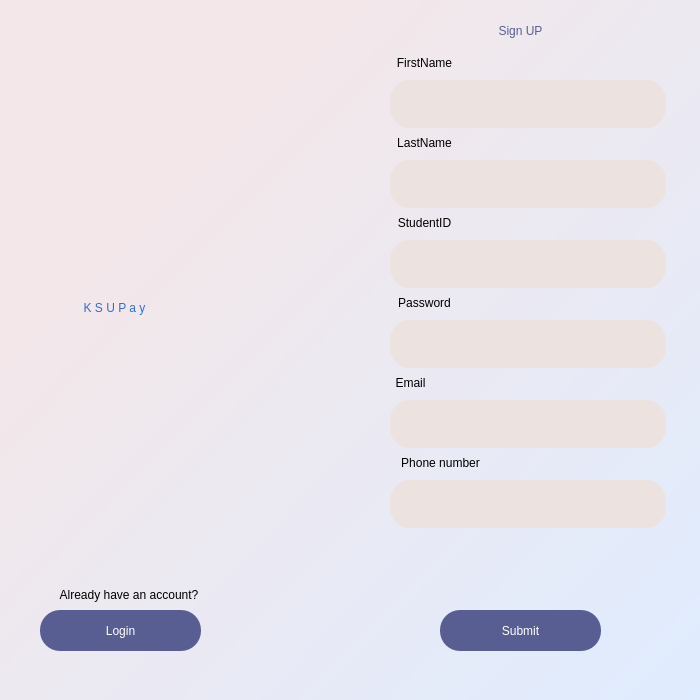
<?xml version="1.0" encoding="UTF-8"?>
<ui version="4.0">
 <class>MainWindow</class>
 <widget class="QMainWindow" name="MainWindow">
  <property name="geometry">
   <rect>
    <x>0</x>
    <y>0</y>
    <width>700</width>
    <height>700</height>
   </rect>
  </property>
  <property name="sizePolicy">
   <sizepolicy hsizetype="Minimum" vsizetype="Minimum">
    <horstretch>0</horstretch>
    <verstretch>0</verstretch>
   </sizepolicy>
  </property>
  <property name="windowTitle">
   <string>MainWindow</string>
  </property>
  <widget class="QWidget" name="centralwidget">
   <property name="enabled">
    <bool>true</bool>
   </property>
   <property name="sizePolicy">
    <sizepolicy hsizetype="Preferred" vsizetype="Preferred">
     <horstretch>0</horstretch>
     <verstretch>0</verstretch>
    </sizepolicy>
   </property>
   <property name="minimumSize">
    <size>
     <width>700</width>
     <height>700</height>
    </size>
   </property>
   <property name="autoFillBackground">
    <bool>false</bool>
   </property>
   <widget class="QWidget" name="widget" native="true">
    <property name="enabled">
     <bool>true</bool>
    </property>
    <property name="geometry">
     <rect>
      <x>0</x>
      <y>0</y>
      <width>700</width>
      <height>700</height>
     </rect>
    </property>
    <property name="layoutDirection">
     <enum>Qt::LeftToRight</enum>
    </property>
    <property name="styleSheet">
     <string notr="true">QWidget#widget{
background-color: qlineargradient(spread:pad, x1:0.0628272, y1:0.085, x2:1, y2:1, stop:0.188482 rgba(243, 231, 233, 255), stop:1 rgba(223, 236, 255, 255));}</string>
    </property>
    <widget class="QLabel" name="ksupay_txt">
     <property name="geometry">
      <rect>
       <x>40</x>
       <y>290</y>
       <width>149</width>
       <height>36</height>
      </rect>
     </property>
     <property name="styleSheet">
      <string notr="true">font: 75 italic 16pt &quot;Sitka Text&quot;;color: rgb(49, 109, 214)</string>
     </property>
     <property name="text">
      <string>K S U P a y</string>
     </property>
     <property name="textFormat">
      <enum>Qt::AutoText</enum>
     </property>
     <property name="scaledContents">
      <bool>false</bool>
     </property>
     <property name="alignment">
      <set>Qt::AlignCenter</set>
     </property>
     <property name="wordWrap">
      <bool>false</bool>
     </property>
     <property name="indent">
      <number>-1</number>
     </property>
    </widget>
    <widget class="QLabel" name="SignUPTxt">
     <property name="geometry">
      <rect>
       <x>460</x>
       <y>10</y>
       <width>121</width>
       <height>41</height>
      </rect>
     </property>
     <property name="styleSheet">
      <string notr="true">color: rgb(88, 94, 146);
font: 87 16pt &quot;Segoe UI Black&quot;;</string>
     </property>
     <property name="text">
      <string>Sign UP</string>
     </property>
     <property name="alignment">
      <set>Qt::AlignCenter</set>
     </property>
    </widget>
    <widget class="QLabel" name="label_Fname">
     <property name="geometry">
      <rect>
       <x>344</x>
       <y>50</y>
       <width>161</width>
       <height>25</height>
      </rect>
     </property>
     <property name="styleSheet">
      <string notr="true">font: 75 11pt &quot;Tw Cen MT&quot;;</string>
     </property>
     <property name="text">
      <string>FirstName</string>
     </property>
     <property name="alignment">
      <set>Qt::AlignCenter</set>
     </property>
    </widget>
    <widget class="QLineEdit" name="Fname_field">
     <property name="geometry">
      <rect>
       <x>390</x>
       <y>80</y>
       <width>276</width>
       <height>48</height>
      </rect>
     </property>
     <property name="sizePolicy">
      <sizepolicy hsizetype="Expanding" vsizetype="Fixed">
       <horstretch>0</horstretch>
       <verstretch>0</verstretch>
      </sizepolicy>
     </property>
     <property name="cursor">
      <cursorShape>IBeamCursor</cursorShape>
     </property>
     <property name="focusPolicy">
      <enum>Qt::StrongFocus</enum>
     </property>
     <property name="autoFillBackground">
      <bool>false</bool>
     </property>
     <property name="styleSheet">
      <string notr="true">background-color: rgb(236, 226, 223);
border-radius:20px;</string>
     </property>
    </widget>
    <widget class="QLineEdit" name="Lname_field">
     <property name="geometry">
      <rect>
       <x>390</x>
       <y>160</y>
       <width>276</width>
       <height>48</height>
      </rect>
     </property>
     <property name="sizePolicy">
      <sizepolicy hsizetype="Expanding" vsizetype="Fixed">
       <horstretch>0</horstretch>
       <verstretch>0</verstretch>
      </sizepolicy>
     </property>
     <property name="cursor">
      <cursorShape>IBeamCursor</cursorShape>
     </property>
     <property name="focusPolicy">
      <enum>Qt::StrongFocus</enum>
     </property>
     <property name="autoFillBackground">
      <bool>false</bool>
     </property>
     <property name="styleSheet">
      <string notr="true">background-color: rgb(236, 226, 223);
border-radius:20px;</string>
     </property>
    </widget>
    <widget class="QLabel" name="label_Lname">
     <property name="geometry">
      <rect>
       <x>344</x>
       <y>130</y>
       <width>161</width>
       <height>25</height>
      </rect>
     </property>
     <property name="styleSheet">
      <string notr="true">font: 75 11pt &quot;Tw Cen MT&quot;;</string>
     </property>
     <property name="text">
      <string>LastName</string>
     </property>
     <property name="alignment">
      <set>Qt::AlignCenter</set>
     </property>
    </widget>
    <widget class="QLineEdit" name="SID_field">
     <property name="geometry">
      <rect>
       <x>390</x>
       <y>240</y>
       <width>276</width>
       <height>48</height>
      </rect>
     </property>
     <property name="sizePolicy">
      <sizepolicy hsizetype="Expanding" vsizetype="Fixed">
       <horstretch>0</horstretch>
       <verstretch>0</verstretch>
      </sizepolicy>
     </property>
     <property name="cursor">
      <cursorShape>IBeamCursor</cursorShape>
     </property>
     <property name="focusPolicy">
      <enum>Qt::StrongFocus</enum>
     </property>
     <property name="autoFillBackground">
      <bool>false</bool>
     </property>
     <property name="styleSheet">
      <string notr="true">background-color: rgb(236, 226, 223);
border-radius:20px;</string>
     </property>
    </widget>
    <widget class="QLabel" name="label_StdID">
     <property name="geometry">
      <rect>
       <x>344</x>
       <y>210</y>
       <width>161</width>
       <height>25</height>
      </rect>
     </property>
     <property name="styleSheet">
      <string notr="true">font: 75 11pt &quot;Tw Cen MT&quot;;</string>
     </property>
     <property name="text">
      <string>StudentID</string>
     </property>
     <property name="alignment">
      <set>Qt::AlignCenter</set>
     </property>
    </widget>
    <widget class="QLineEdit" name="password_field">
     <property name="geometry">
      <rect>
       <x>390</x>
       <y>320</y>
       <width>276</width>
       <height>48</height>
      </rect>
     </property>
     <property name="sizePolicy">
      <sizepolicy hsizetype="Expanding" vsizetype="Fixed">
       <horstretch>0</horstretch>
       <verstretch>0</verstretch>
      </sizepolicy>
     </property>
     <property name="cursor">
      <cursorShape>IBeamCursor</cursorShape>
     </property>
     <property name="focusPolicy">
      <enum>Qt::StrongFocus</enum>
     </property>
     <property name="autoFillBackground">
      <bool>false</bool>
     </property>
     <property name="styleSheet">
      <string notr="true">background-color: rgb(236, 226, 223);border-radius:20px;</string>
     </property>
    </widget>
    <widget class="QLabel" name="label_password">
     <property name="geometry">
      <rect>
       <x>344</x>
       <y>290</y>
       <width>161</width>
       <height>25</height>
      </rect>
     </property>
     <property name="styleSheet">
      <string notr="true">font: 75 11pt &quot;Tw Cen MT&quot;;</string>
     </property>
     <property name="text">
      <string>Password</string>
     </property>
     <property name="alignment">
      <set>Qt::AlignCenter</set>
     </property>
    </widget>
    <widget class="QLineEdit" name="email_field">
     <property name="geometry">
      <rect>
       <x>390</x>
       <y>400</y>
       <width>276</width>
       <height>48</height>
      </rect>
     </property>
     <property name="sizePolicy">
      <sizepolicy hsizetype="Expanding" vsizetype="Fixed">
       <horstretch>0</horstretch>
       <verstretch>0</verstretch>
      </sizepolicy>
     </property>
     <property name="cursor">
      <cursorShape>IBeamCursor</cursorShape>
     </property>
     <property name="focusPolicy">
      <enum>Qt::StrongFocus</enum>
     </property>
     <property name="autoFillBackground">
      <bool>false</bool>
     </property>
     <property name="styleSheet">
      <string notr="true">background-color: rgb(236, 226, 223);border-radius:20px;</string>
     </property>
    </widget>
    <widget class="QLabel" name="label_email">
     <property name="geometry">
      <rect>
       <x>330</x>
       <y>370</y>
       <width>161</width>
       <height>25</height>
      </rect>
     </property>
     <property name="styleSheet">
      <string notr="true">font: 75 11pt &quot;Tw Cen MT&quot;;</string>
     </property>
     <property name="text">
      <string>Email</string>
     </property>
     <property name="alignment">
      <set>Qt::AlignCenter</set>
     </property>
    </widget>
    <widget class="QLineEdit" name="PhNum_field">
     <property name="geometry">
      <rect>
       <x>390</x>
       <y>480</y>
       <width>276</width>
       <height>48</height>
      </rect>
     </property>
     <property name="sizePolicy">
      <sizepolicy hsizetype="Expanding" vsizetype="Fixed">
       <horstretch>0</horstretch>
       <verstretch>0</verstretch>
      </sizepolicy>
     </property>
     <property name="cursor">
      <cursorShape>IBeamCursor</cursorShape>
     </property>
     <property name="focusPolicy">
      <enum>Qt::StrongFocus</enum>
     </property>
     <property name="autoFillBackground">
      <bool>false</bool>
     </property>
     <property name="styleSheet">
      <string notr="true">background-color: rgb(236, 226, 223);border-radius:20px;</string>
     </property>
    </widget>
    <widget class="QLabel" name="label_PhNum">
     <property name="geometry">
      <rect>
       <x>360</x>
       <y>450</y>
       <width>161</width>
       <height>25</height>
      </rect>
     </property>
     <property name="styleSheet">
      <string notr="true">font: 75 11pt &quot;Tw Cen MT&quot;;</string>
     </property>
     <property name="text">
      <string>Phone number</string>
     </property>
     <property name="alignment">
      <set>Qt::AlignCenter</set>
     </property>
    </widget>
    <widget class="QPushButton" name="Button_submit">
     <property name="geometry">
      <rect>
       <x>440</x>
       <y>610</y>
       <width>161</width>
       <height>41</height>
      </rect>
     </property>
     <property name="autoFillBackground">
      <bool>false</bool>
     </property>
     <property name="styleSheet">
      <string notr="true">background-color: rgb(88, 94, 146);
color: rgb(255, 255, 255);
font: 87 10pt &quot;Segoe UI Black&quot;;
border-radius:20px;</string>
     </property>
     <property name="text">
      <string>Submit</string>
     </property>
     <property name="checkable">
      <bool>false</bool>
     </property>
    </widget>
    <widget class="QPushButton" name="Button_Login">
     <property name="geometry">
      <rect>
       <x>40</x>
       <y>610</y>
       <width>161</width>
       <height>41</height>
      </rect>
     </property>
     <property name="autoFillBackground">
      <bool>false</bool>
     </property>
     <property name="styleSheet">
      <string notr="true">background-color: rgb(88, 94, 146);
color: rgb(255, 255, 255);
font: 87 10pt &quot;Segoe UI Black&quot;;
border-radius:20px;</string>
     </property>
     <property name="text">
      <string>Login</string>
     </property>
     <property name="checkable">
      <bool>false</bool>
     </property>
    </widget>
    <widget class="QLabel" name="label_account">
     <property name="geometry">
      <rect>
       <x>0</x>
       <y>580</y>
       <width>258</width>
       <height>30</height>
      </rect>
     </property>
     <property name="styleSheet">
      <string notr="true">font: 10pt &quot;Segoe UI&quot;;</string>
     </property>
     <property name="text">
      <string>Already have an account?</string>
     </property>
     <property name="alignment">
      <set>Qt::AlignCenter</set>
     </property>
    </widget>
    <widget class="QLabel" name="label_error">
     <property name="geometry">
      <rect>
       <x>340</x>
       <y>530</y>
       <width>341</width>
       <height>91</height>
      </rect>
     </property>
     <property name="styleSheet">
      <string notr="true">font: 9pt &quot;Segoe UI&quot;; color:red;</string>
     </property>
     <property name="text">
      <string/>
     </property>
     <property name="alignment">
      <set>Qt::AlignCenter</set>
     </property>
    </widget>
    <widget class="QLabel" name="label_msg">
     <property name="geometry">
      <rect>
       <x>340</x>
       <y>520</y>
       <width>341</width>
       <height>91</height>
      </rect>
     </property>
     <property name="styleSheet">
      <string notr="true">font: 10pt &quot;Segoe UI&quot;; 
color: rgb(0, 170, 127);</string>
     </property>
     <property name="text">
      <string/>
     </property>
     <property name="alignment">
      <set>Qt::AlignCenter</set>
     </property>
    </widget>
   </widget>
  </widget>
 </widget>
 <resources>
  <include location="test1.qrc"/>
 </resources>
 <connections/>
</ui>
